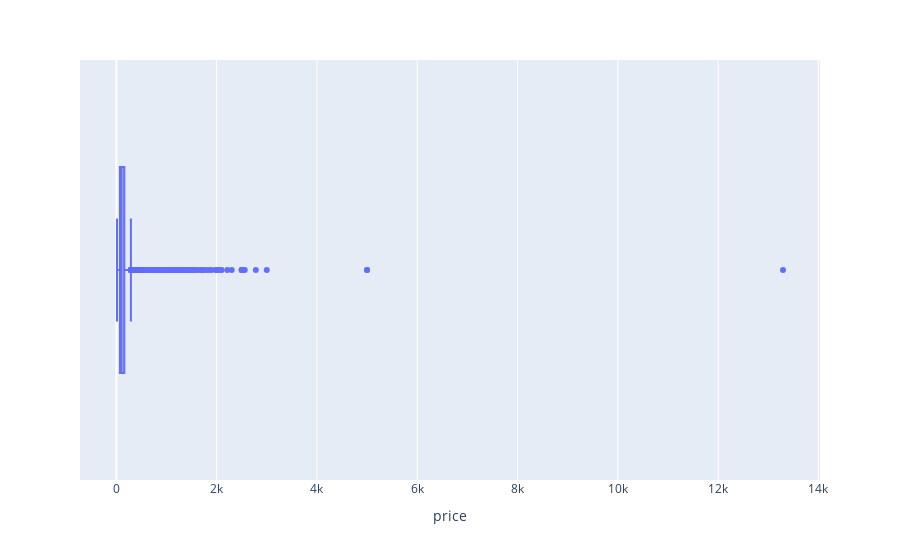

Notebook code cell kept with this figure:
### Code cell
fig = px.box(listings1,
             x='price')
fig.show()

### Figure 1 — Plotly figure (JSON) as saved in the notebook; plotly's stock layout.template omitted (floating-point values rounded to 4 significant figures; data arrays with more than 128 entries replaced by an {"elided": "..."} marker saying what was removed)
{"data": [{"alignmentgroup": "True", "hovertemplate": "price=%{x}<extra></extra>", "legendgroup": "", "marker": {"color": "#636efa"}, "name": "", "notched": false, "offsetgroup": "", "orientation": "h", "showlegend": false, "type": "box", "x": {"elided": "8140 float values"}, "x0": " ", "xaxis": "x", "y0": " ", "yaxis": "y"}], "layout": {"boxmode": "group", "legend": {"tracegroupgap": 0}, "margin": {"t": 60}, "xaxis": {"anchor": "y", "domain": [0, 1], "title": {"text": "price"}}, "yaxis": {"anchor": "x", "domain": [0, 1]}}}
